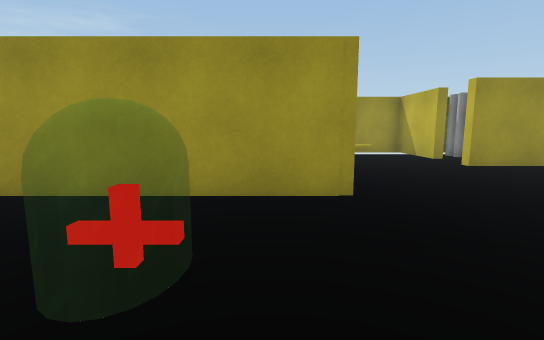
view 1 (above)

24 first-person views from a walk through a 3-D level made in the Unity game engine. The camera is 1.3 m above the floor, tilts 8° down and sees 85° across. The floor is counted in squares, 1 m on a side. Each view is taken from the middle of a square. On the plan, view 1 faces up. The plan holds only what a view shows up to about 14 squares ahead; the rest is blank. The player character is not drawn. Some animated figures are not drawn. Door leaves are left out, so doorways stand open. Surface patterns are stand-ins for the level's own textures.

view 2
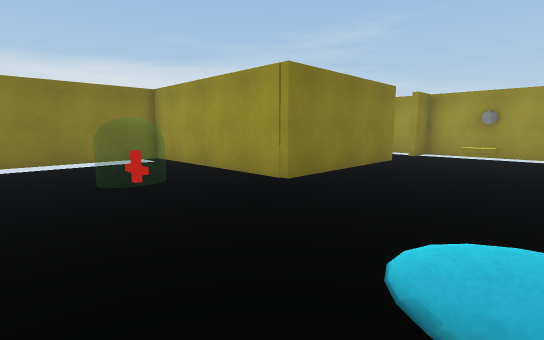

view 3
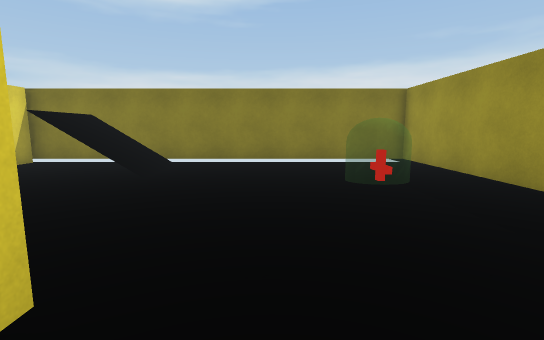

view 4
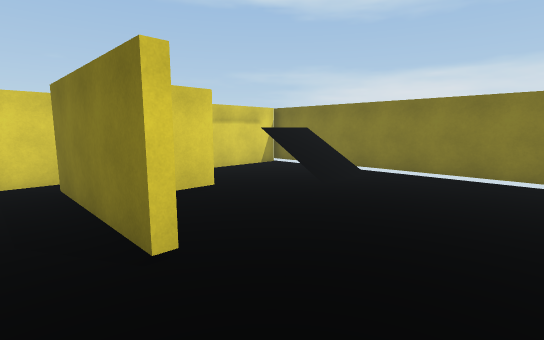

view 5
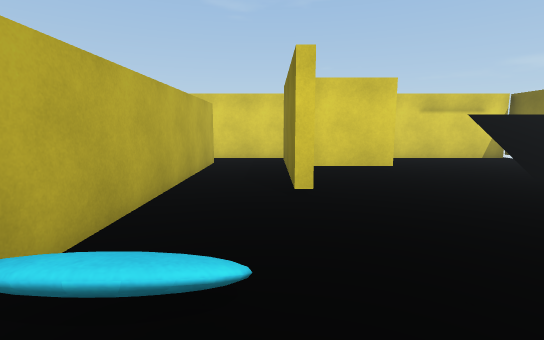

view 6
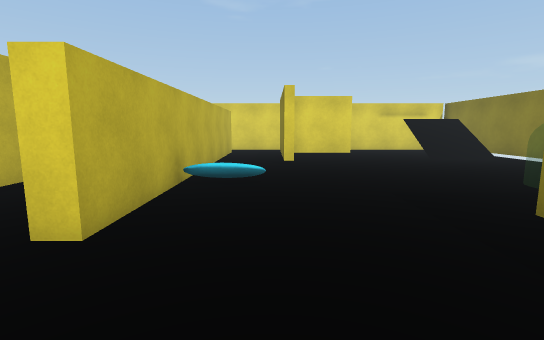

view 7
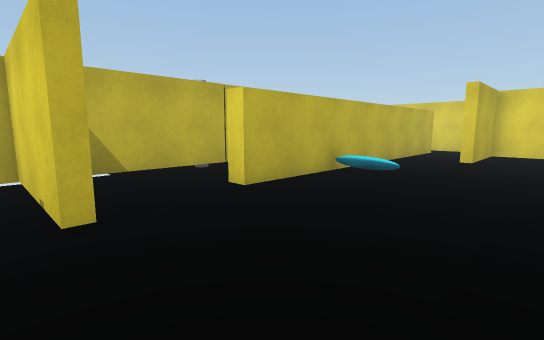

view 8
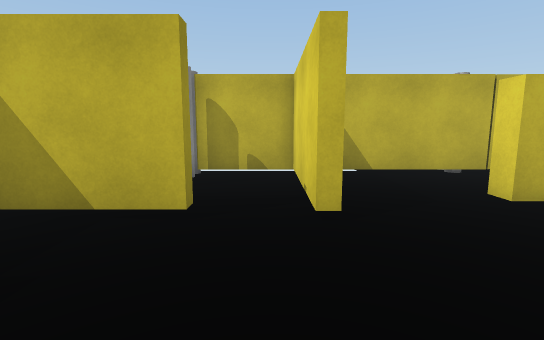

view 9
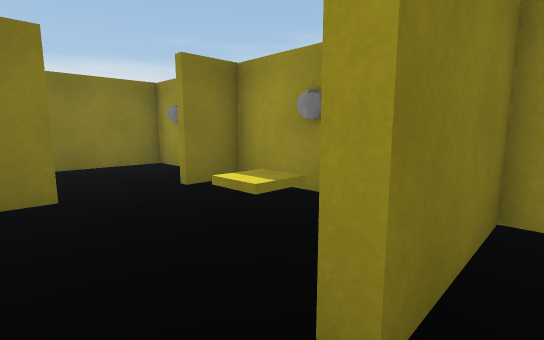

view 10
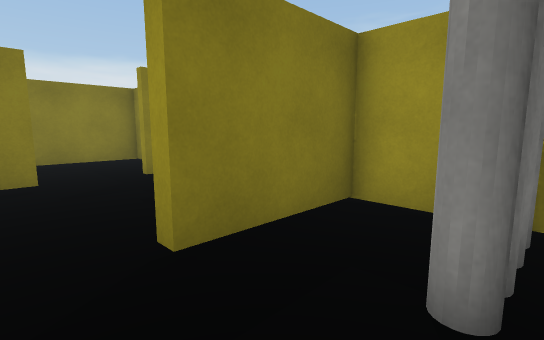

view 11
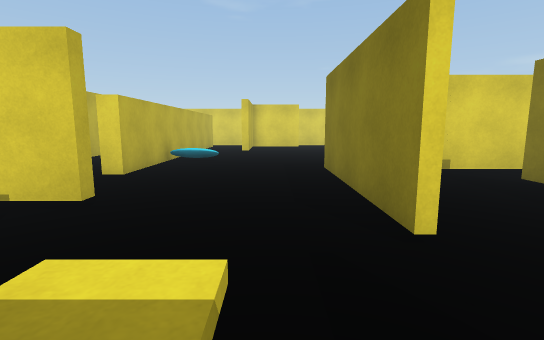

view 12
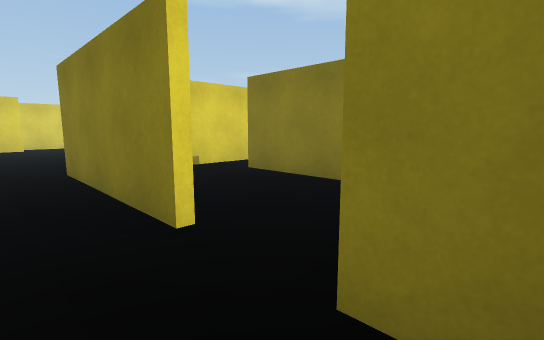

view 13
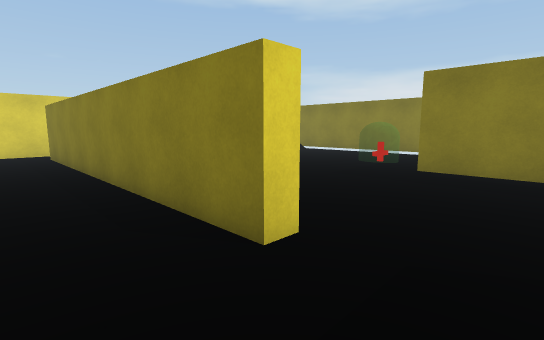

view 14
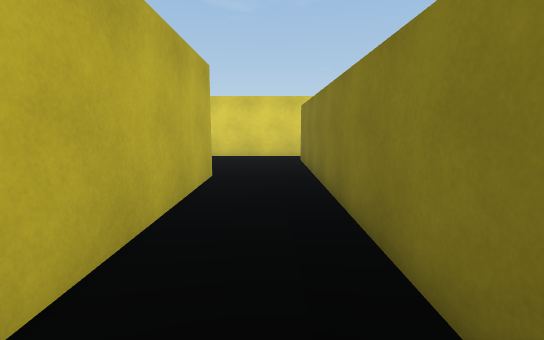

view 15
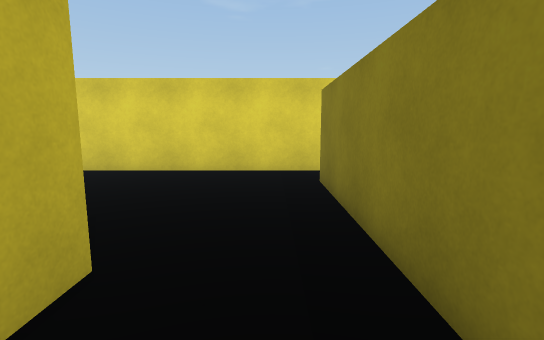

view 16
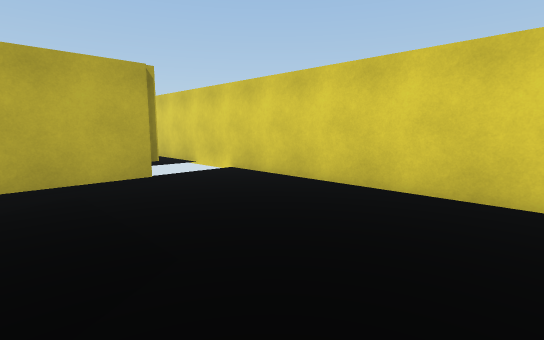

view 17
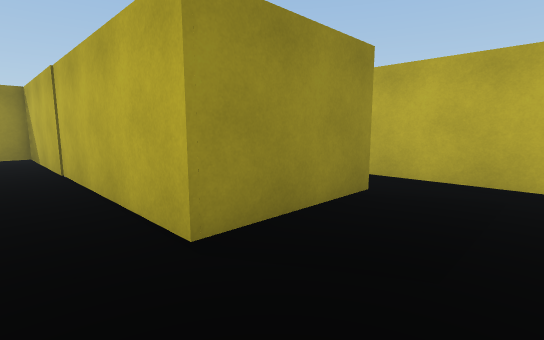

view 18
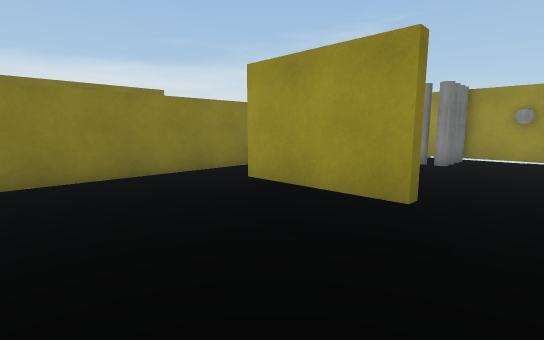

view 19
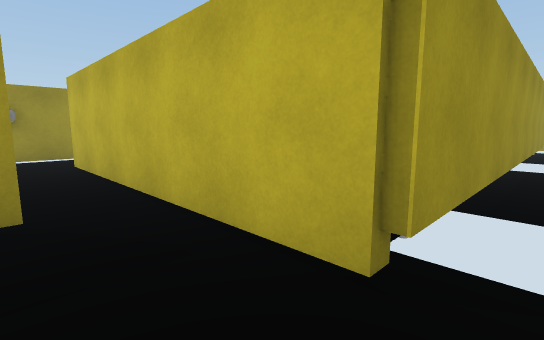

view 20
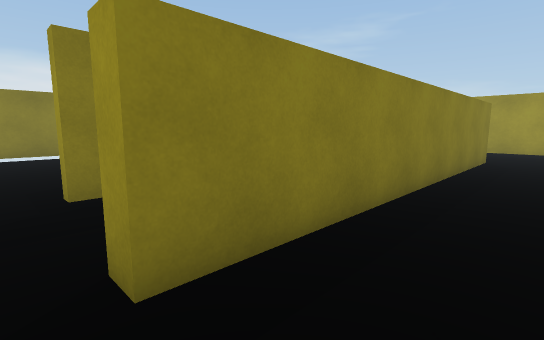

view 21
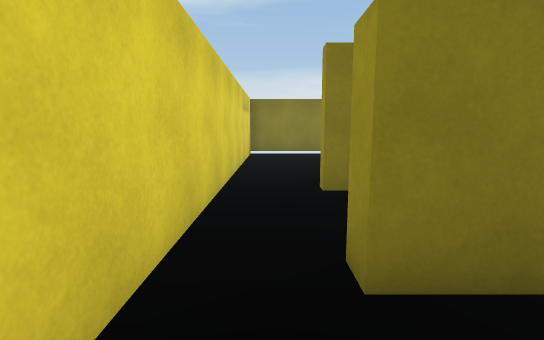

view 22
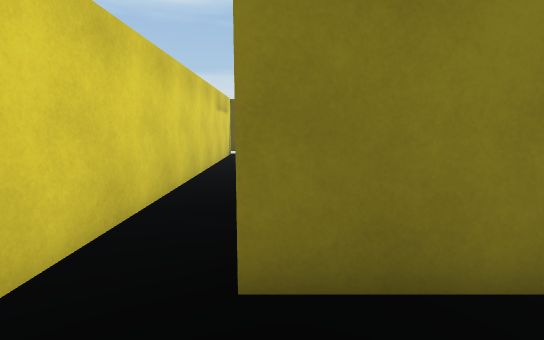

view 23
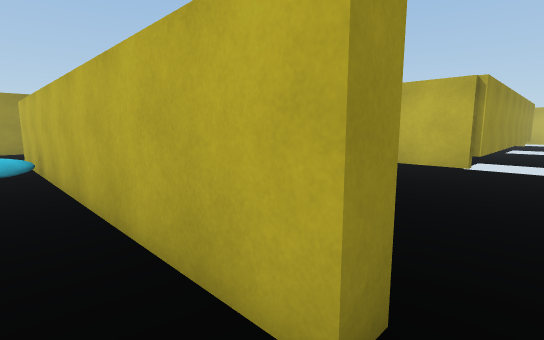

view 24
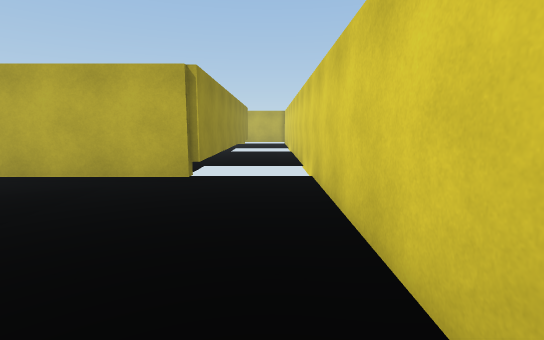

### Floor plan
Key: @ floor where view 1 was taken; # wall or solid block; x gap in a wall; . floor; / step, stairs or slope; D open door; T thing the floor can be seen under or through; O other object.
Columns run from 6 left of view 1 to 30 right of it. Each row starts with its distance up from view 1.
 15    #############
 14   .#...#....#..#
 13   .#...DD...#..#
 12   .#...DD...#..###
 11    #...DD...D....#
 10    #...#....D....#
  9    #...#....######
  8    #...#.........#
  7    D...#.........#######
  6  ..D...#.........#.x...
  5 #####TT#.....##..###...
  4 #............#DDD###...
  3 #...OO.......#DDD# ...#
  2 #...OO.....//##..# ...#
  1 #............##..# ...#
  0 #.....@......##..#  ..T
 -1 #............##..#  ..T.
 -2 #.........#..##..####DD.
 -3 #.........#..##......DT.
 -4 #.///.....#..##.......T.
 -5 #.///...TT#..##.......T. ....
 -6 #.///.....#..##.......T##############
 -7 #..  .....#..##........
 -8 #..  ........DD........
 -9 #x###########DD#########

Where each view was taken, in squares from view 1:
view 1: 0 up, 0 right, facing up
view 2: 0 up, 6 right, facing up-left
view 3: 0 up, 6 right, facing left
view 4: 2 up, 6 right, facing down-left
view 5: 4 up, 5 right, facing down
view 6: 9 up, 5 right, facing down
view 7: 10 up, 2 right, facing down-right
view 8: 10 up, 2 right, facing right
view 9: 10 up, 7 right, facing up-left
view 10: 10 up, 9 right, facing up-left
view 11: 14 up, 3 right, facing down
view 12: 14 up, 3 right, facing down-left
view 13: 8 up, 10 right, facing down-left
view 14: 5 up, 9 right, facing down
view 15: 0 up, 9 right, facing down
view 16: 3 down, 9 right, facing down-right
view 17: 5 down, 9 right, facing up-right
view 18: 7 down, 16 right, facing up-left
view 19: 7 down, 14 right, facing up-right
view 20: 8 down, 10 right, facing up-left
view 21: 8 down, 10 right, facing left
view 22: 7 down, 10 right, facing left
view 23: 8 down, 6 right, facing up-right
view 24: 8 down, 9 right, facing right
